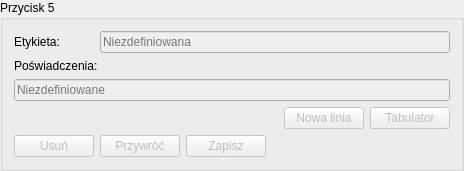
         <widget class="QGroupBox" name="groupBox_6">
          <property name="sizePolicy">
           <sizepolicy hsizetype="Preferred" vsizetype="Maximum">
            <horstretch>0</horstretch>
            <verstretch>0</verstretch>
           </sizepolicy>
          </property>
          <property name="minimumSize">
           <size>
            <width>0</width>
            <height>0</height>
           </size>
          </property>
          <property name="title">
           <string>Przycisk 5</string>
          </property>
          <layout class="QGridLayout" name="gridLayout_10" columnstretch="0,0,0,0,0,0,0" columnminimumwidth="0,0,0,0,0,0,0">
           <item row="4" column="1">
            <widget class="QPushButton" name="pushButton_29">
             <property name="enabled">
              <bool>false</bool>
             </property>
             <property name="sizePolicy">
              <sizepolicy hsizetype="Maximum" vsizetype="Preferred">
               <horstretch>0</horstretch>
               <verstretch>0</verstretch>
              </sizepolicy>
             </property>
             <property name="toolTip">
              <string>&lt;html&gt;&lt;head/&gt;&lt;body&gt;&lt;p&gt;Wczytuje do pola edycyjnego hasło zapisane w urządzeniu&lt;/p&gt;&lt;/body&gt;&lt;/html&gt;</string>
             </property>
             <property name="text">
              <string>Przywróć</string>
             </property>
            </widget>
           </item>
           <item row="0" column="0">
            <widget class="QLabel" name="label_20">
             <property name="sizePolicy">
              <sizepolicy hsizetype="Maximum" vsizetype="Preferred">
               <horstretch>0</horstretch>
               <verstretch>0</verstretch>
              </sizepolicy>
             </property>
             <property name="font">
              <font>
               <pointsize>9</pointsize>
              </font>
             </property>
             <property name="text">
              <string>Etykieta:</string>
             </property>
            </widget>
           </item>
           <item row="0" column="1" colspan="6">
            <widget class="QLineEdit" name="lineEdit_12">
             <property name="enabled">
              <bool>false</bool>
             </property>
             <property name="sizePolicy">
              <sizepolicy hsizetype="MinimumExpanding" vsizetype="Preferred">
               <horstretch>0</horstretch>
               <verstretch>0</verstretch>
              </sizepolicy>
             </property>
             <property name="placeholderText">
              <string>Niezdefiniowana</string>
             </property>
             <property name="clearButtonEnabled">
              <bool>true</bool>
             </property>
            </widget>
           </item>
           <item row="4" column="2">
            <widget class="QPushButton" name="pushButton_30">
             <property name="enabled">
              <bool>false</bool>
             </property>
             <property name="sizePolicy">
              <sizepolicy hsizetype="Maximum" vsizetype="Preferred">
               <horstretch>0</horstretch>
               <verstretch>0</verstretch>
              </sizepolicy>
             </property>
             <property name="toolTip">
              <string>Zapisuje hasło na urządzeniu</string>
             </property>
             <property name="text">
              <string>Zapisz</string>
             </property>
            </widget>
           </item>
           <item row="1" column="0" colspan="2">
            <widget class="QLabel" name="label_21">
             <property name="sizePolicy">
              <sizepolicy hsizetype="Maximum" vsizetype="Preferred">
               <horstretch>0</horstretch>
               <verstretch>0</verstretch>
              </sizepolicy>
             </property>
             <property name="text">
              <string>Poświadczenia:</string>
             </property>
            </widget>
           </item>
           <item row="3" column="6">
            <widget class="QPushButton" name="pushButton_31">
             <property name="enabled">
              <bool>false</bool>
             </property>
             <property name="sizePolicy">
              <sizepolicy hsizetype="Minimum" vsizetype="Preferred">
               <horstretch>0</horstretch>
               <verstretch>0</verstretch>
              </sizepolicy>
             </property>
             <property name="toolTip">
              <string>&lt;html&gt;&lt;head/&gt;&lt;body&gt;&lt;p&gt;Wstawia znak tabulatora (&amp;#x21E5;) na bieżącej pozycji.&lt;/p&gt;&lt;/body&gt;&lt;/html&gt;</string>
             </property>
             <property name="text">
              <string>Tabulator</string>
             </property>
            </widget>
           </item>
           <item row="3" column="5">
            <widget class="QPushButton" name="pushButton_32">
             <property name="enabled">
              <bool>false</bool>
             </property>
             <property name="sizePolicy">
              <sizepolicy hsizetype="Minimum" vsizetype="Preferred">
               <horstretch>0</horstretch>
               <verstretch>0</verstretch>
              </sizepolicy>
             </property>
             <property name="toolTip">
              <string>&lt;html&gt;&lt;head/&gt;&lt;body&gt;&lt;p&gt;Wstawia znak nowej linii (&amp;#x21B5;) na bieżącej pozycji.&lt;/p&gt;&lt;/body&gt;&lt;/html&gt;</string>
             </property>
             <property name="text">
              <string>Nowa linia</string>
             </property>
            </widget>
           </item>
           <item row="2" column="0" colspan="7">
            <widget class="QLineEdit" name="lineEdit_13">
             <property name="enabled">
              <bool>false</bool>
             </property>
             <property name="sizePolicy">
              <sizepolicy hsizetype="MinimumExpanding" vsizetype="Preferred">
               <horstretch>0</horstretch>
               <verstretch>0</verstretch>
              </sizepolicy>
             </property>
             <property name="toolTip">
              <string>&lt;html&gt;&lt;head/&gt;&lt;body&gt;&lt;p&gt;Pole edycyjne hasła pod przyciskiem. Hasło zostanie zapisane po wybraniu &amp;quot;Zapisz&amp;quot;&lt;/p&gt;&lt;/body&gt;&lt;/html&gt;</string>
             </property>
             <property name="maxLength">
              <number>150</number>
             </property>
             <property name="placeholderText">
              <string>Niezdefiniowane</string>
             </property>
             <property name="clearButtonEnabled">
              <bool>true</bool>
             </property>
            </widget>
           </item>
           <item row="4" column="0">
            <widget class="QPushButton" name="pushButton_33">
             <property name="enabled">
              <bool>false</bool>
             </property>
             <property name="sizePolicy">
              <sizepolicy hsizetype="Maximum" vsizetype="Preferred">
               <horstretch>0</horstretch>
               <verstretch>0</verstretch>
              </sizepolicy>
             </property>
             <property name="toolTip">
              <string>Kasuje hasło w urządzeniu</string>
             </property>
             <property name="text">
              <string>Usuń</string>
             </property>
            </widget>
           </item>
          </layout>
         </widget>
